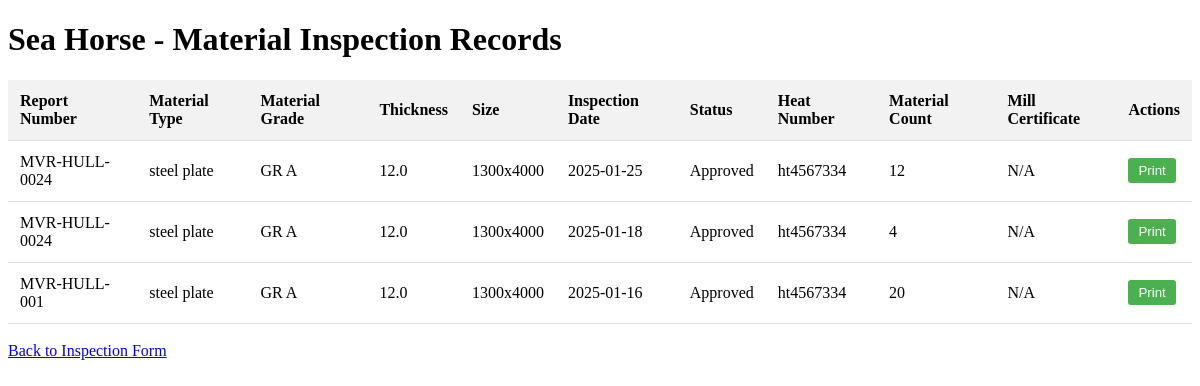
Screenshot of /records (signed in) with the database file from the repository.
### app.py (models this page shows)
class MaterialInspection(db.Model):
    id = db.Column(db.Integer, primary_key=True)
    report_number = db.Column(db.String(50), nullable=False)
    material_type = db.Column(db.String(100), nullable=False)
    material_grade = db.Column(db.String(50), nullable=False)
    thickness = db.Column(db.Float, nullable=False)
    size = db.Column(db.String(50), nullable=False)
    inspection_date = db.Column(db.Date, nullable=False)
    inspection_status = db.Column(db.String(20), nullable=False)
    heat_number = db.Column(db.String(50), nullable=False)
    material_count = db.Column(db.Integer, nullable=False)
    mill_cert_attachment = db.Column(db.String(200))

### app.py (the view)
@app.route('/records')
@login_required
def view_records():
    try:
        records = MaterialInspection.query.order_by(MaterialInspection.inspection_date.desc()).all()
        logger.debug(f"Found {len(records)} records")
        return render_template('records.html', records=records)
    except Exception as e:
        logger.error(f"Error loading records: {str(e)}")
        return f"Error loading records: {str(e)}", 500

### app.py (called while the page is built)
@app.context_processor
def inject_user():
    return dict(current_user=current_user)

@login_manager.user_loader
def load_user(user_id):
    return User.query.get(int(user_id))

### templates/records.html (shortened to what this page needs)
<!DOCTYPE html>
<html>
<head>
</head>
<body>
    <h1>Sea Horse - Material Inspection Records</h1>
    <table>
        <thead>
            <tr>
                <th>Report Number</th>
                <th>Material Type</th>
                <th>Material Grade</th>
                <th>Thickness</th>
                <th>Size</th>
                <th>Inspection Date</th>
                <th>Status</th>
                <th>Heat Number</th>
                <th>Material Count</th>
                <th>Mill Certificate</th>
                <th>Actions</th>
            </tr>
        </thead>
        <tbody>
            {% for record in records %}
            <tr>
                <td>{{ record.report_number }}</td>
                <td>{{ record.material_type }}</td>
                <td>{{ record.material_grade }}</td>
                <td>{{ record.thickness }}</td>
                <td>{{ record.size }}</td>
                <td>{{ record.inspection_date.strftime('%Y-%m-%d') }}</td>
                <td>{{ record.inspection_status }}</td>
                <td>{{ record.heat_number }}</td>
                <td>{{ record.material_count }}</td>
                <td>
                    {% if record.mill_cert_attachment %}
                        <a href="/uploads/{{ record.mill_cert_attachment }}" target="_blank">View</a>
                    {% else %}
                        N/A
                    {% endif %}
                </td>
                <td>
                    <a href="/print/{{ record.report_number }}" target="_blank" style="text-decoration: none;">
                        <button style="padding: 5px 10px; background-color: #4CAF50; color: white; border: none; border-radius: 3px; cursor: pointer;">
                            Print
                        </button>
                    </a>
                </td>
            </tr>
            {% endfor %}
        </tbody>
    </table>
    <br>
    <a href="/">Back to Inspection Form</a>
</body>
</html>

### templates/records.html (style rules this page uses)
table { width: 100%; border-collapse: collapse; margin-top: 20px; }
th, td { padding: 12px; text-align: left; border-bottom: 1px solid #ddd; }
th { background-color: #f2f2f2; }

### rows the page displays
MaterialInspection: report_number "MVR-HULL-0024", material_type "steel plate", material_grade "GR A", thickness "12.0", size "1300x4000", inspection_date "2025-01-25", inspection_status "Approved", heat_number "ht4567334", material_count "12", shows "N/A"
MaterialInspection: report_number "MVR-HULL-0024", material_type "steel plate", material_grade "GR A", thickness "12.0", size "1300x4000", inspection_date "2025-01-18", inspection_status "Approved", heat_number "ht4567334", material_count "4", shows "N/A"
MaterialInspection: report_number "MVR-HULL-001", material_type "steel plate", material_grade "GR A", thickness "12.0", size "1300x4000", inspection_date "2025-01-16", inspection_status "Approved", heat_number "ht4567334", material_count "20", shows "N/A"
